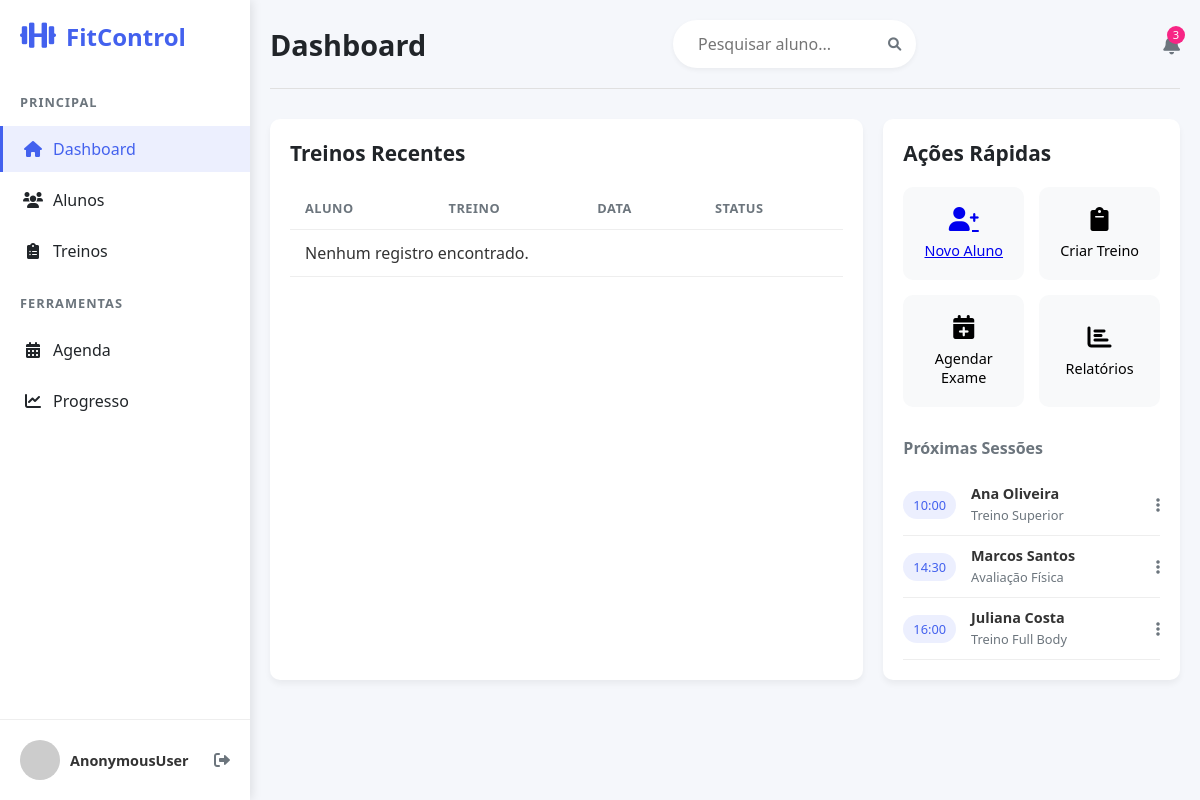
/list/, run on an earlier commit of the app's database.
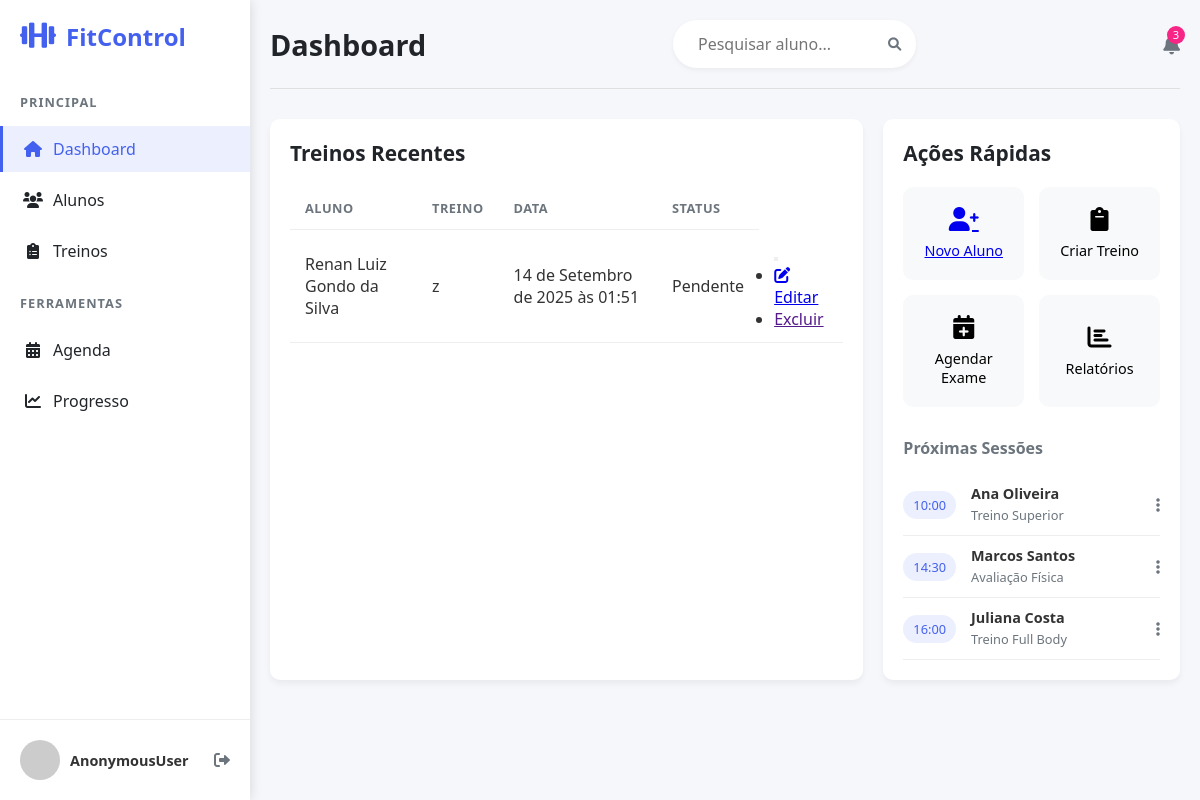
And on a later commit of the database.
### paginas/models.py (models this page shows, shortened)
class Aluno(models.Model):
    nome = models.CharField(max_length=120)
    treino = models.CharField(max_length=80)
    data = models.DateTimeField(auto_now_add=True)
    status = models.CharField(
        max_length=12,
        choices=STATUS,
        default='Pendente',
    )
    class Meta:
        ordering = ["nome"]
        verbose_name_plural = "Aluno"

### paginas/views.py (the view)
# urls.py: path('list/', AlunoListView.as_view(), name='aluno_list'),
class AlunoListView(ListView):
    model = Aluno
    template_name = 'paginas/formularioTemplate.html'
    context_object_name = 'alunos'

### paginas/templates/paginas/formularioTemplate.html (shortened to what the changed rows need)
{% extends 'paginas/modelo.html' %}
{% load static %}
{% block conteudo %}
       <div class="content-grid">
                <section class="recent-trainings">
                    <h2>Treinos Recentes</h2>
                    <div class="table-container">
                        <table>
                                <tr>
                                    <th>Aluno</th>
                                    <th>Treino</th>
                                    <th>Data</th>
                                    <th>Status</th>
                                </tr>
                             {% for object in object_list %}
        <tr>
            <td>{{ object.nome }}</td>
            <td>{{ object.treino }}</td>
            <td>{{ object.data }}</td>
                        <td>{{ object.status }}</td>
            <td>
                <div class="dropdown">
                    <button class="btn btn-outline-dark btn-sm dropdown-toggle" type="button" data-bs-toggle="dropdown" aria-expanded="false">
                    </button>
                    <ul class="dropdown-menu">
                        <li>     <a href="{% url 'aluno_edit' object.id %}" class="btn-edit">
                    <i class="fas fa-edit"></i> Editar
                  </a></li>
                        <li><a class="dropdown-item link-danger" href=""> Excluir</a></li>
                    </ul>
                </div>
            </td>
        </tr>
        {% empty %}
        <tr>
            <td colspan="4">Nenhum registro encontrado.</td>
        </tr>
        {% endfor %}
                        </table>
                    </div>
                </section>
                <section class="quick-actions">
                    <h2>Ações Rápidas</h2>
                </section>
            </div>
{% endblock %}

What changed in the data, as far as the page shows it:
added Aluno: nome "Renan Luiz Gondo da Silva", treino "z", data "14 de Setembro de 2025 às 01:51", status "Pendente"
Also different on the page:
text no longer shown: "Nenhum registro encontrado."
